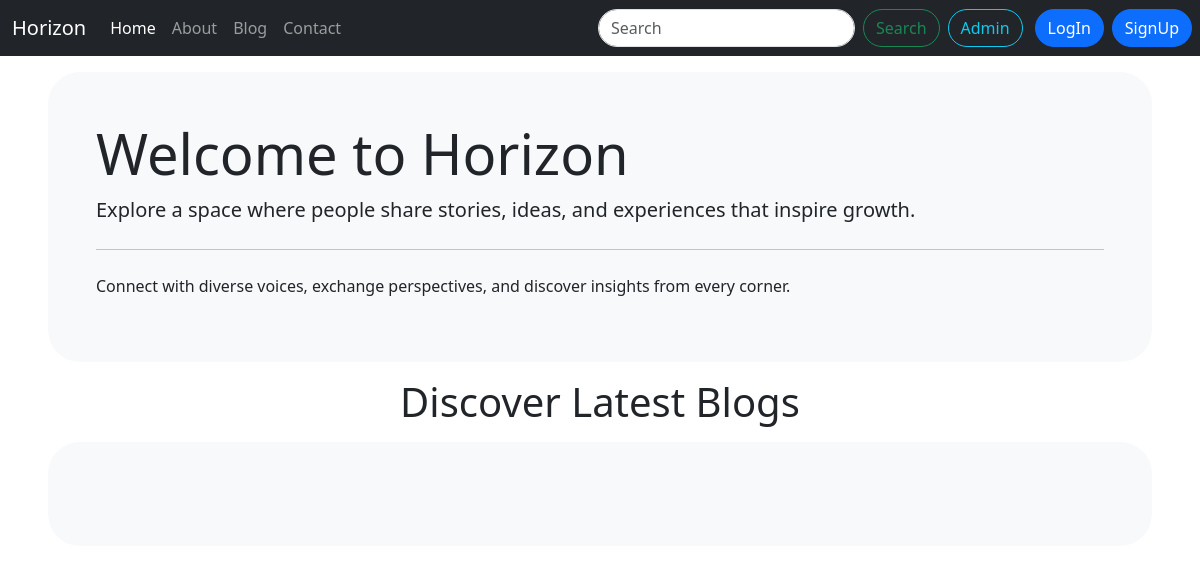
/, run on an earlier commit of the app's database.
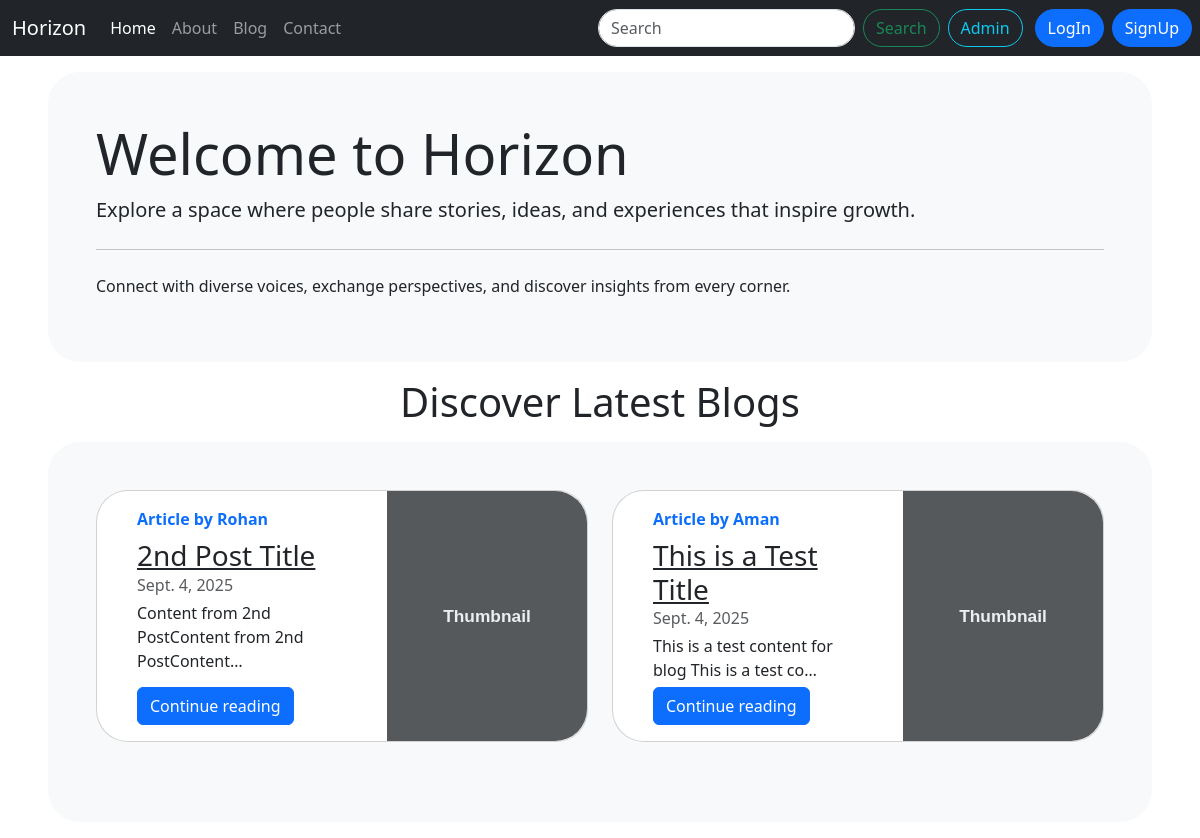
And on a later commit of the database.
### blog/models.py (models this page shows, shortened)
class Post(models.Model):
    sno = models.AutoField(primary_key=True)
    title = models.CharField(max_length=255)
    content = models.TextField()
    author = models.CharField(max_length=50)
    slug = models.CharField(max_length=130, default='')
    timestamp = models.DateTimeField(default=timezone.now, blank=True)

### home/views.py (the view)
# urls.py: 2. Add a URL to urlpatterns:  path('', views.home, name='home')
def home(request):
    latestPosts = Post.objects.all().order_by('-timestamp')[:4]
    return render(request, 'home/home.html', {'posts' : latestPosts})

### templates/home/home.html (shortened to what this page needs)
{% extends "base.html" %}
{% block homeactive %} active {% endblock homeactive %}
{% block body %}
<div class="mx-5 my-3 bg-body-tertiary p-5 rounded-5 object-fit-fill">
  <div class="jumbotron">
    <h1 class="display-4">Welcome to Horizon</h1>
    <p class="lead">
      Explore a space where people share stories, ideas, and experiences that
      inspire growth.
    </p>
    <hr class="my-4" />
    <p>
      Connect with diverse voices, exchange perspectives, and discover insights
      from every corner.
    </p>
  </div>
</div>
<div class="container my-3">
  <h1 class="display-6 text-center">Discover Latest Blogs</h1>
</div>
<div class="mx-5 my-3 bg-body-tertiary p-5 rounded-5 object-fit-fill">
  <div class="row mb-2">
    {% for post in posts %}
    <div class="col-md-6">
      <div class="card flex-md-row mb-4 box-shadow h-md-250 rounded-5">
        <div class="card-body d-flex flex-column align-items-start mx-4">
          <strong class="d-inline-block mb-2 text-primary"
            >Article by {{post.author}}</strong
          >
          <h3 class="mb-0">
            <a class="text-dark" href="/blog/{{post.slug}}">{{post.title}}</a>
          </h3>
          <div class="mb-1 text-muted">{{post.timestamp.date}}</div>
          <p class="card-text mb-auto">{{post.content | truncatechars:50}}</p>
          <a
            href="/blog/{{post.slug}}"
            role="button"
            class="btn btn-primary"
            >Continue reading</a
          >
        </div>
        <img
          class="card-img-right flex-auto d-none d-md-block rounded-end-5"
          data-src="holder.js/200x250?theme=thumb"
          alt="Thumbnail [200x250]"
          data-holder-rendered="true"
          style="width: 200px"
        />
      </div>
    </div>
    {% endfor %}
  </div>
</div>
{% endblock body %}

### templates/base.html (shortened to what this page needs)
<!DOCTYPE html>
<html lang="en">
<head>
    <link href="https://cdn.jsdelivr.net/npm/bootstrap@5.3.8/dist/css/bootstrap.min.css" rel="stylesheet">
</head>
<body>
    <nav class="navbar navbar-expand-lg navbar-dark bg-dark">
        <div class="container-fluid">
            <a class="navbar-brand" href="{% url 'home' %}">Horizon</a>
            <div class="collapse navbar-collapse" id="navbarSupportedContent">
            <ul class="navbar-nav me-auto mb-2 mb-lg-0">
                <li class="nav-item">
                <a class="nav-link {% block homeactive %}{% endblock homeactive %}" aria-current="page" href="{% url 'home' %}">Home</a>
                </li>
                <li class="nav-item">
                <a class="nav-link {% block aboutactive %}{% endblock aboutactive %}" href="{% url 'about' %}">About</a>
                </li>
                <li class="nav-item">
                <a class="nav-link {% block blogactive %}{% endblock blogactive %}" href="{% url 'blogHome' %}">Blog</a>
                </li>
                <li class="nav-item">
                <a class="nav-link {% block contactactive %}{% endblock contactactive %}" href="{% url 'contact' %}">Contact</a>
                </li>
            </ul>
            <form class="d-flex" role="search" action="{% url 'search' %}" method = 'GET'>
                <input class="form-control me-2 rounded-pill" name="query" id="search" type="search" placeholder="Search" aria-label="Search"/>
                <button class="btn btn-outline-success rounded-pill" type="submit">Search</button>
            </form>
            <a href="/admin" role="button" target="_blank" class="btn btn-outline-info ms-2 rounded-pill">Admin</a>
            </div>
        </div>
        {% if user.is_authenticated %}
        <div class="dropdown">
            <a class="nav-link dropdown-toggle text-white me-2" role="button" data-bs-toggle="dropdown" aria-expanded="false">
                Welcome, {{ request.user.first_name }}
            </a>
            <ul class="dropdown-menu dropdown-menu-end">
                <li><a class="dropdown-item" href="{% url 'logout' %}">Logout</a></li>
            </ul>
        </div>
        {% else %}
        <button type="button" class="btn btn-primary rounded-pill me-2" data-bs-toggle="modal" data-bs-target="#loginModal">
            LogIn
        </button>
        <button type="button" class="btn btn-primary rounded-pill me-2" data-bs-toggle="modal" data-bs-target="#signupModal">
            SignUp
        </button>
        {% endif %}
    </nav>
    {% block body %}{% endblock body %}
</body>
</html>

What changed in the data, as far as the page shows it:
added Post: author "Rohan", title "2nd Post Title", timestamp "Sept. 4, 2025", content "Content from 2nd PostContent from 2nd PostContent…"
added Post: author "Aman", title "This is a Test Title", timestamp "Sept. 4, 2025", content "This is a test content for blog This is a test co…"
